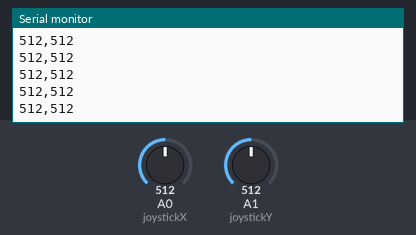
A sketch run on a simulated Arduino Uno, built with avr-gcc and run on an emulated ATmega328P. Shown: the last lines printed to the serial monitor. The inputs (shaded band) are chosen by the test bench; at power-on: A0 (joystickX) = 512, A1 (joystickY) = 512.

Above: at 4.2 s.
4.3 s: A0 (joystickX) set to 989
At 4.32 s:
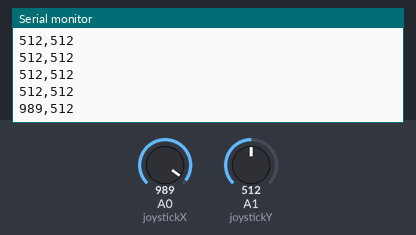
5.8 s: A0 (joystickX) set to 1016
At 5.8 s:
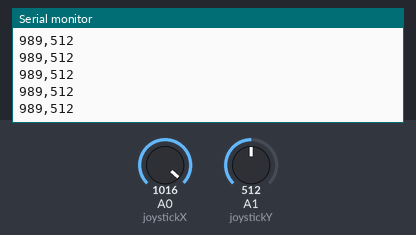
7.3 s: A1 (joystickY) set to 984
At 7.3 s:
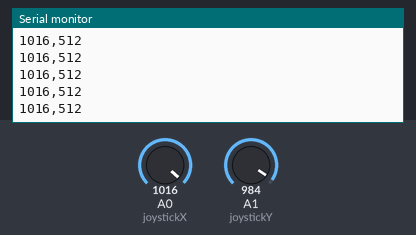
8.8 s: A1 (joystickY) set to 1014
At 8.8 s:
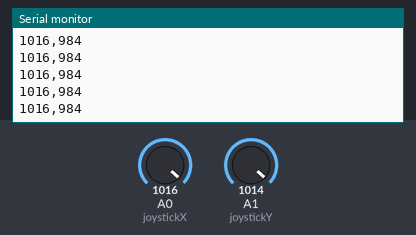
Timing chart, 0 to 11.3 s (numbered marks = the images above; inputs shaded):
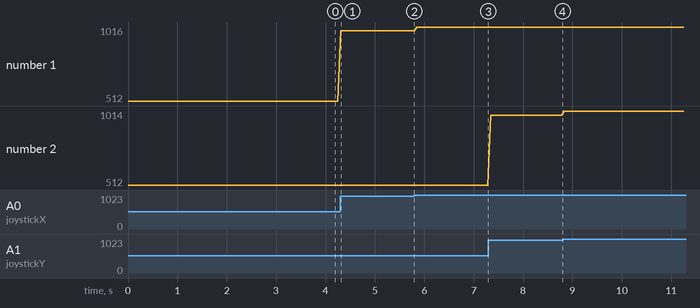

The sketch:

MasterControl.ino
```cpp
#include <SoftwareSerial.h>

SoftwareSerial BTserial(1, 0); // Pins of HC-05 - RX | TX

int joystickX = A0; // Analog pin for joystick X axis
int joystickY = A1; // Analog pin for joystick Y axis

void setup() {
  Serial.begin(9600); // Initialize serial communication at 9600 baud rate
  BTserial.begin(38400); // Initialize Bluetooth serial communication at 38400 baud rate
}

void loop() {
  // Read joystick input and map it to a range of -100 to 100
  int x = analogRead(joystickX);
  int y = analogRead(joystickY);

  // Create a comma-seperated string with joystick data
  String RoverControlData = String(x) + "," + String(y);

  // Output joystick input to the Bluetooth module
  BTserial.println(RoverControlData);

  // Serial read for debugging
  Serial.println(RoverControlData);

  // Wait a short period before reading input again
  delay(50);
}
```

Measured:
- after the input at 4.3 s, the serial monitor: prints a new line at once (image 1)
- plotted number 1: 512 → 989 after the input at 4.3 s, 989 → 1016 after the input at 5.8 s
- plotted number 2: 512 → 984 after the input at 7.3 s, 984 → 1014 after the input at 8.8 s
